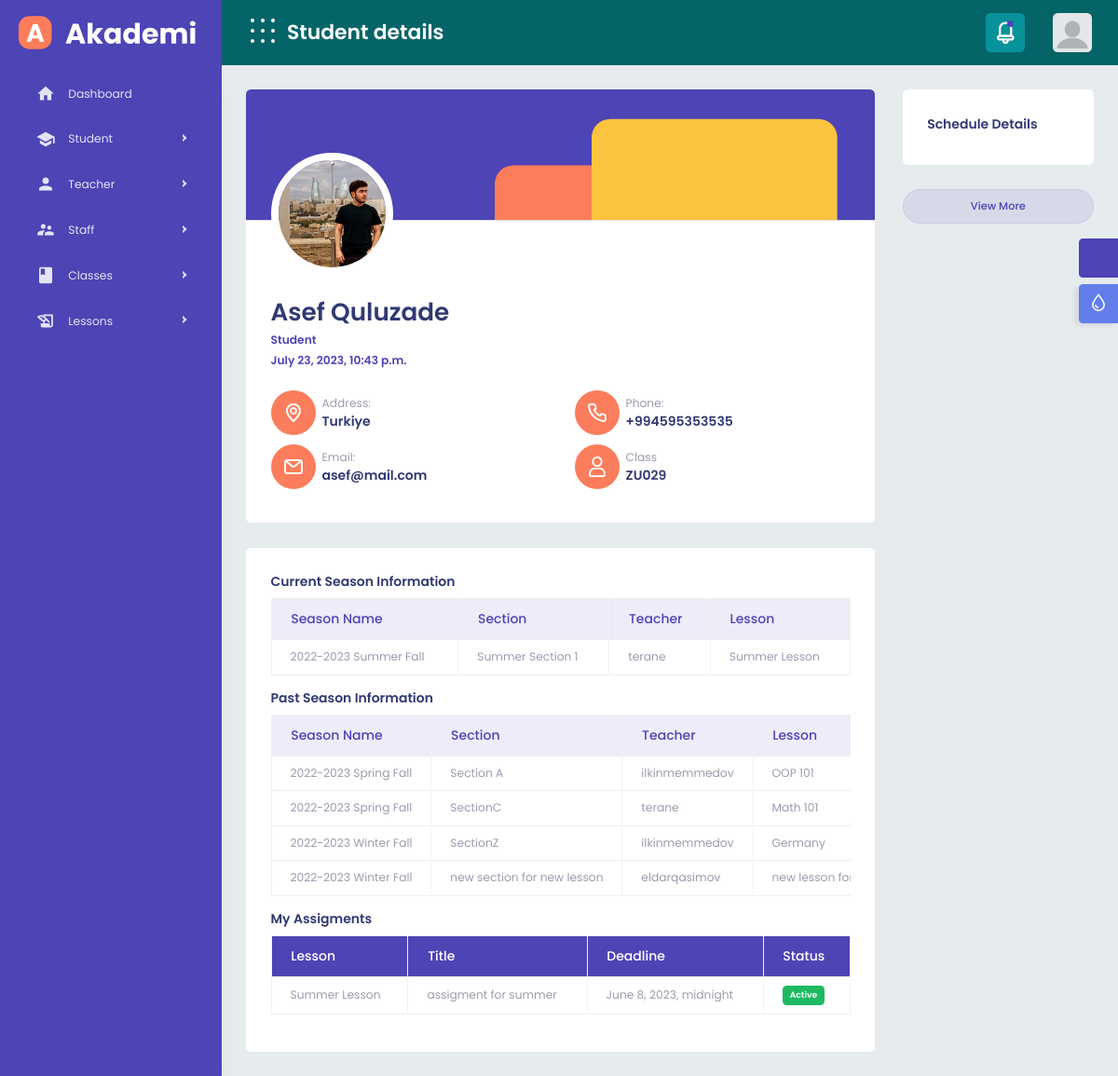
/student_detail/2/ (signed in), run on an earlier commit of the app's database.
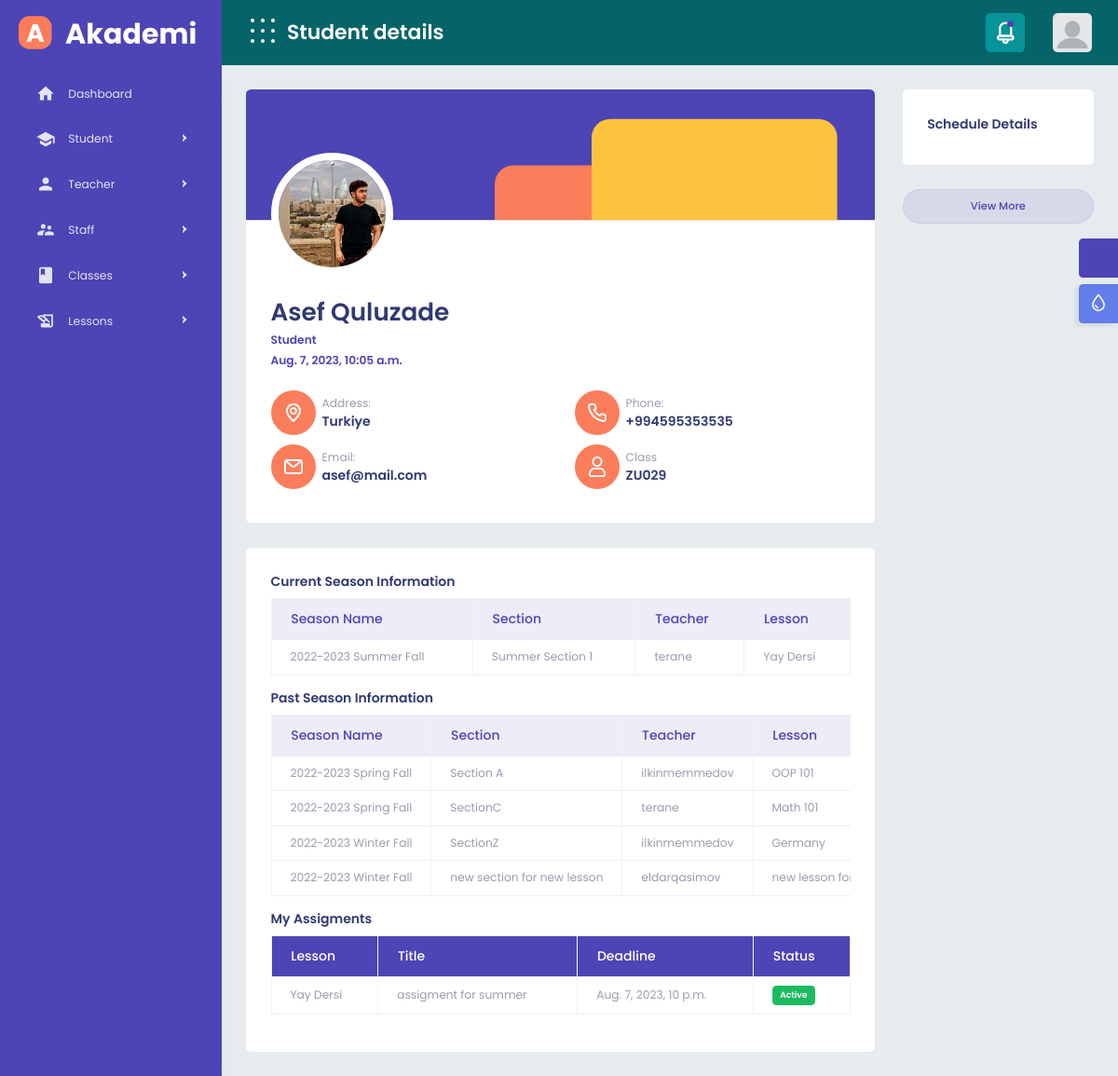
And on a later commit of the database.
### baseuser/models.py (models this page shows, shortened)
class User(AbstractUser):
    created_at = models.DateTimeField(auto_now_add=True)
    updated_at = models.DateTimeField(auto_now=True)
    gender_choice = (
        ('male', 'Male'),
        ('female', 'Female'),
    )
    gender = models.CharField(max_length=250, choices=gender_choice)
    birthdate = models.DateField(null=True, blank=True)
    profile_photo = models.ImageField(default='profile_photos/default_pp.png', upload_to='profile_photos')
    user_type_names = (
        ('student', 'Student'),
        ('teacher', 'Teacher'),
        ('admin', 'Admin'),
    )
    user_type = models.CharField(max_length=500, choices=user_type_names)
    country = models.CharField(max_length=250)
    number = models.CharField(max_length=50,blank=True ,null=True)
    class Meta:
        verbose_name_plural = 'Users'

### staff/models.py (models this page shows, shortened)
class Students(models.Model):
    user = models.OneToOneField(User, on_delete=models.CASCADE, primary_key=True, related_name='student_user')
    lesson = models.ManyToManyField('Lessons', related_name='students',blank=True)
    def __str__(self):
        return self.user.username
    class Meta:
        verbose_name_plural = 'Students'

class Teachers(models.Model):
    user = models.OneToOneField(User, on_delete=models.CASCADE, primary_key=True,related_name='teacher')
    position=models.CharField(max_length=250)
    about_teacher=models.TextField(null=True , blank=True)
    def __str__(self):
        return self.user.username
    class Meta:
        verbose_name_plural = 'Teachers'

class Sections(models.Model):
    title=models.CharField(max_length=50)
    teacher=models.ForeignKey('Teachers', on_delete=models.SET_NULL,related_name='teacher_of_seasonLesson',null=True)
    students=models.ManyToManyField('Students', related_name='students_of_section',blank=False)
    max_student_count=models.IntegerField()
    class Meta:
        verbose_name_plural = 'Sections'

class Lessons(models.Model):
    title=models.CharField(max_length=50)
    season=models.ForeignKey('core.Seasons',on_delete=models.CASCADE,related_name='season_of_lesson')
    section=models.ManyToManyField('Sections',related_name='section_of_lesson',blank=True)
    def __str__(self):
        return self.title
    class Meta:
        verbose_name_plural = 'Lessons'

### core/models.py (models this page shows, shortened)
class Classes(models.Model):
    name=models.CharField(max_length=255,null=True)
    student=models.ManyToManyField('staff.Students',related_name='class_of_students',blank=True)
    def __str__(self):
        return self.name
    class Meta:
        verbose_name_plural = 'Classes'

class Seasons(models.Model):
    season_name=models.CharField(max_length=50)
    def __str__(self):
        return self.season_name
    class Meta:
        verbose_name_plural = 'Seasons'

class Assignment(models.Model):
    title=models.CharField(max_length=250)
    lesson=models.ForeignKey('staff.Lessons',related_name='lesson_of_assignment',on_delete=models.CASCADE ,blank=True, null=True)
    description=RichTextField(blank=True)
    sender=models.ForeignKey('baseuser.User',on_delete=models.SET_NULL,blank=True,null=True,related_name='assigment_creator')
    receiver=models.ManyToManyField('staff.Sections', blank=True,related_name='assignment_receivers')
    is_active=models.BooleanField(default=True)
    max_try=models.IntegerField(default=3)
    created_at=models.DateTimeField(auto_now_add=True)
    deadline=models.DateTimeField()
    class Meta:
        verbose_name_plural = 'Assigments'

### baseuser/decorators.py (the view)
    def wrapper_func(request, *args, **kwargs):
        if request.user.user_type == 'student' or request.user.user_type == 'admin' :
            return view_func(request, *args, **kwargs)
        else:
            return redirect('error_permission')

### staff/templates/student-detail.html (shortened to what this page needs)
{% extends 'base_core.html' %}
{% load static %}
{% block content %}
    {% include 'partials/navheader-preloader.html' %}
	{% include 'partials/header.html' %}
	{% include 'partials/sidebar.html' %}
        <div class="content-body">
			<div class="container-fluid">
				<div class="row">
					<div class="col-xl-9">
						<div class="card h-auto">
							<div class="card-header p-0">
								<div class="user-bg w-100">
									<div class="user-svg">
										<svg width="264" height="109" viewBox="0 0 264 109" fill="none" xmlns="http://www.w3.org/2000/svg">
											<rect x="0.0107422" y="0.6521" width="263.592" height="275.13" rx="20" fill="#FCC43E"/>
										</svg>
									</div>
									<div class="user-svg-1">
										<svg width="264" height="59" viewBox="0 0 264 59" fill="none" xmlns="http://www.w3.org/2000/svg">
										<rect y="0.564056" width="263.592" height="275.13" rx="20" fill="#FB7D5B"/>
										</svg>
									</div>
								</div>
							</div>
							<div class="card-body">
								<div class="d-flex justify-content-between">
									<div class="user">
										<div class="user-media">
											<img src="{{student.user.profile_photo.url}}" alt="" class="avatar avatar-xxl">
										</div>
										<div>
											<h2 class="mb-0">{{student.user.first_name}} {{student.user.last_name}}</h2>
											<p class="text-primary font-w600">Student <br> <span>
												{{ student.user.last_login}}
										  </span> </p>
										</div>
									</div>
								</div>
								<div class="row mt-2">
									<div class="col-xl-3 col-xxl-6 col-sm-6">
										<ul class="student-details">
											<li class="me-2">
												<a class="icon-box bg-secondary">
													<img src="{% static 'images/svg/location.svg' %}" alt="">
												</a>
											</li>
											<li><span>Address:</span><h5 class="mb-0">{{student.user.country}}</h5></li>
										</ul>
									</div>
									<div class="col-xl-3 col-xxl-6 col-sm-6">
										<ul class="student-details">
											<li class="me-2">
												<a class="icon-box bg-secondary">
													<img src="{% static 'images/svg/phone.svg' %}" alt="">
												</a>
											</li>
											<li><span>Phone:</span><h5 class="mb-0">{{student.user.number}}</h5></li>
										</ul>
									</div>
									<div class="col-xl-3 col-xxl-6 col-sm-6">
										<ul class="student-details">
											<li class="me-2">
												<a class="icon-box bg-secondary">
													<img src="{% static 'images/svg/email.svg' %}" alt="">
												</a>
											</li>
											<li><span>Email:</span><h5 class="mb-0">{{student.user.email}}</h5></li>
										</ul>
									</div>
									<div class="col-xl-3 col-xxl-6 col-sm-6">
										<ul class="student-details">
											<li class="me-2">
												<a class="icon-box bg-secondary">
													<img src="{% static 'images/profile.svg'  %}" alt="">
												</a>
											</li>
											<li>
												<span>Class</span>
												<h5 class="mb-0">{{classname}}</h5>
											</li>
										</ul>
									</div>
								</div>
							</div>
						</div>
						<div class="card h-auto">
							<div class="card-body ">
								<div class="student-deatails">
										<h3 class="heading">Current Season Information</h3>
										<div class="table-responsive">
											<table class="table table-bordered">
												<thead>
													<tr>
														<th>Season Name</th>
														<th>Section</th>
														<th>Teacher</th>
														<th>Lesson</th>
													</tr>
												</thead>
												{% for data in student_data_active %}
												<tbody>
													<tr>
															<td>{{ data.season_name }}</td>
															<td>{{ data.section }}</td>
															<td>{{ data.teacher }}</td>
															<td>{{ data.lesson }}</td>
														</tr>
													</tbody>
												{% endfor %}
											</table>
											<h3 class="heading">Past Season Information</h3>
											<div class="table-responsive">
												<table class="table table-bordered">
													<thead>
														<tr>
															<th>Season Name</th>
															<th>Section</th>
															<th>Teacher</th>
															<th>Lesson</th>
														</tr>
													</thead>
													{% for data in student_data_past %}
													<tbody>
														<tr>
																<td>{{ data.season_name }}</td>
																<td>{{ data.section }}</td>
																<td>{{ data.teacher }}</td>
																<td>{{ data.lesson }}</td>
															</tr>
														</tbody>
													{% endfor %}
												</table>
											</div>
											<h3 class="heading">My Assigments</h3>
											<div class="table-responsive">
												<table class="table table-bordered table-responsive-sm">
													<thead class="thead-primary">
														<tr>
															<th>Lesson</th>
															<th>Title</th>
															<th>Deadline</th>
															<th>Status</th>
														</tr>
													</thead>
													{% for data in student_data_active %}
													{% for assigment in data.assignment.all  %}
													<tbody>
														<tr>
															<td>{{ assigment.lesson}}</td>
															<td><a href={% url 'assignment-submit' assigment.id %}>{{ assigment.title}}</a></td>
															<td>{{ assigment.deadline }}</td>
															{% if not assigment.is_active %}
															<td><span class="badge badge-danger">Deactive</span></td>
															{% else %}
															<td><span class="badge badge-success">Active</span></td>
															{% endif %}
														</tr>
													</tbody>
													{% endfor %}
													{% endfor %}
												</table>
											</div>
										</div>
								</div>
							</div>
						</div>
					</div>
					<div class="col-xl-3">
						<div class="row">
							<div class="col-xl-12">
								<div class="card h-auto">
									<div class="card-body">
										<h3 class="heading">Schedule Details</h3>
									</div>
								</div>
							</div>
							<div class="col-xl-12">
								<a href="javascript:void(0);" class="btn btn-primary btn-block light btn-rounded mb-5">View More</a>
							</div>
						</div>
					</div>
				</div>
			</div>
		</div>
	{% endblock %}

### core/templates/base_core.html (shortened to what this page needs)
{% load static %}
<!DOCTYPE html>
<html lang="en">
<head>
	<link href="{% static 'vendor/wow-master/css/libs/animate.css' %}" rel="stylesheet">
	<link href="{% static 'vendor/bootstrap-select/dist/css/bootstrap-select.min.css' %}" rel="stylesheet">
	<link rel="stylesheet" href="{% static 'vendor/bootstrap-select-country/css/bootstrap-select-country.min.css' %}">
	<link rel="stylesheet" href="{% static 'vendor/jquery-nice-select/css/nice-select.css' %}">
	<link href="{% static 'vendor/datepicker/css/bootstrap-datepicker.min.css' %}" rel="stylesheet">
	 <link href="{% static 'vendor/datatables/css/jquery.dataTables.min.css' %}" rel="stylesheet">
	<link rel="stylesheet" href="{% static 'vendor/swiper/css/swiper-bundle.min.css' %}">
    <link href="{% static 'css/style.css' %}" rel="stylesheet">
</head>
<body>
{% block content %}
{% endblock %}
</body>
</html>

### core/templates/partials/navheader-preloader.html (shortened to what this page needs)
   {% block content %}
      <div id="main-wrapper">
            <div class="nav-header">
              <a href="{% url 'home' %}" class="brand-logo">
                  <div class="brand-title">
                  </div>
              </a>
              <div class="nav-control">
                  <div class="hamburger">
                  </div>
              </div>
          </div>
          {% endblock %}

### core/templates/partials/header.html (shortened to what this page needs)
{% load static %}
{% block content %}
		<div class="header">
            <div class="header-content">
                <nav class="navbar navbar-expand">
                    <div class="collapse navbar-collapse justify-content-between">
                        <div class="header-left">
						<div class="dashboard_bar">
							{{ page_title }}
						</div>
                        </div>
                        <ul class="navbar-nav header-right">
							<li class="nav-item bell-icon blink dropdown notification_dropdown">
                                <a class="nav-link  " href="javascript:void(0);" role="button" data-bs-toggle="dropdown">
                                </a>
                            </li>
							<li class="nav-item">
								<div class="dropdown header-profile2">
									<a class="nav-link ms-0" href="javascript:void(0);" role="button" data-bs-toggle="dropdown" aria-expanded="false">
										<div class="header-info2 d-flex align-items-center">
											<img src="{{ request.user.profile_photo.url }}" alt="">
										</div>
									</a>
								</div>
							</li>
                        </ul>
                    </div>
				</nav>
			</div>
		</div>
{% endblock %}

### core/templates/partials/sidebar.html (shortened to what this page needs)
{% load static %}
{% block content %}
        <div class="dlabnav">
			<div class="dlabnav-scroll">
				<ul class="metismenu" id="menu">
					{% if request.user.user_type == 'admin' %}
					<li>
						<a href="{% url 'home' %}" class=" nav-text " href="javascript:void(0);" aria-expanded="false">
							<span class="nav-text">Dashboard</span>
						</a>
					</li>
					<li><a class="has-arrow " href="javascript:void(0);" aria-expanded="false">
						<span class="nav-text">Student</span>
					</a>
					</li>
					<li><a class="has-arrow " href="javascript:void(0);" aria-expanded="false">
						<span class="nav-text">Teacher</span>
					</a>
					</li>
					<li><a class="has-arrow " href="javascript:void(0);" aria-expanded="false">
						<span class="nav-text">Staff</span>
					</a>
					</li>
					<li><a class="has-arrow " href="javascript:void(0);" aria-expanded="false">
						<span class="nav-text">Classes</span>
					</a>
					</li>
					<li><a class="has-arrow " href="javascript:void(0);" aria-expanded="false">
						<span class="nav-text">Lessons</span>
					</a>
					</li>
					{% endif %}
				</ul>
			</div>
        </div>
{% endblock %}

What changed in the data, as far as the page shows it:
changed through a linked row, Students "Asef": user.last_login "July 23, 2023, 10:43 p.m." → "Aug. 7, 2023, 10:05 a.m."
changed through a linked row, Teachers "Summer Section 1": lesson "Summer Lesson" → "Yay Dersi"
changed Assignment "assigment for summer": lesson "Summer Lesson" → "Yay Dersi"; deadline "June 8, 2023, midnight" → "Aug. 7, 2023, 10 p.m."
